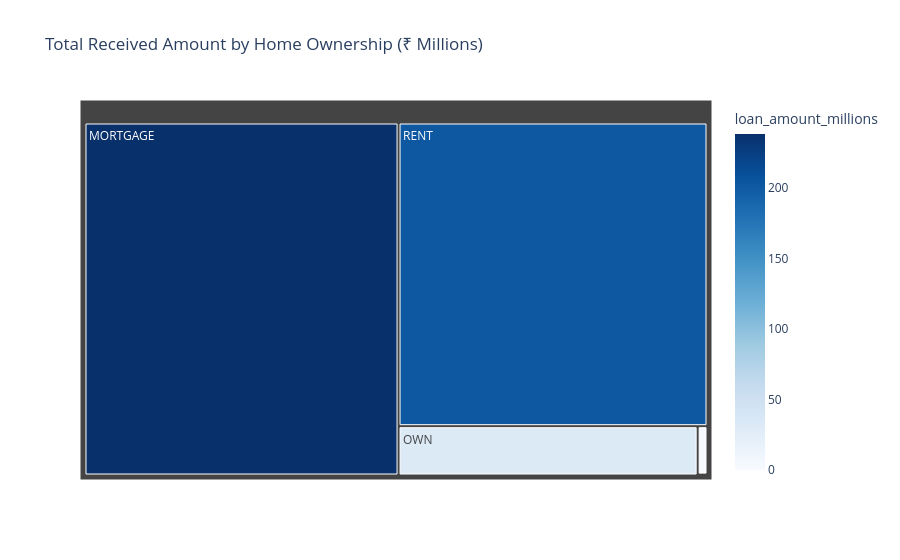

Notebook cell for this chart:
### Markdown cell above
### Emp OwnerShip by Total Received Amount

### Code cell
home_received = df.groupby('home_ownership')['total_payment'].sum().reset_index()
home_received['loan_amount_millions'] = home_received['total_payment'] / 1000000

fig = px.treemap(
    home_received,
    path=['home_ownership'],
    values='loan_amount_millions',
    color='loan_amount_millions',
    color_continuous_scale='Blues',
    title='Total Received Amount by Home Ownership (₹ Millions)'
)

fig.show()

### Figure 1 — Plotly figure (JSON) as saved in the notebook; plotly's stock layout.template omitted (floating-point values rounded to 4 significant figures)
{"data": [{"branchvalues": "total", "customdata": [[238.5], [0.01905], [1.025], [31.73], [201.8]], "domain": {"x": [0, 1], "y": [0, 1]}, "hovertemplate": "labels=%{label}<br>loan_amount_millions_sum=%{value}<br>parent=%{parent}<br>id=%{id}<br>loan_amount_millions=%{color}<extra></extra>", "ids": ["MORTGAGE", "NONE", "OTHER", "OWN", "RENT"], "labels": ["MORTGAGE", "NONE", "OTHER", "OWN", "RENT"], "marker": {"coloraxis": "coloraxis", "colors": [238.5, 0.01905, 1.025, 31.73, 201.8]}, "name": "", "parents": ["", "", "", "", ""], "type": "treemap", "values": [238.5, 0.01905, 1.025, 31.73, 201.8]}], "layout": {"coloraxis": {"colorbar": {"title": {"text": "loan_amount_millions"}}, "colorscale": [[0, "rgb(247,251,255)"], [0.125, "rgb(222,235,247)"], [0.25, "rgb(198,219,239)"], [0.375, "rgb(158,202,225)"], [0.5, "rgb(107,174,214)"], [0.625, "rgb(66,146,198)"], [0.75, "rgb(33,113,181)"], [0.875, "rgb(8,81,156)"], [1, "rgb(8,48,107)"]]}, "legend": {"tracegroupgap": 0}, "title": {"text": "Total Received Amount by Home Ownership (₹ Millions)"}}}
